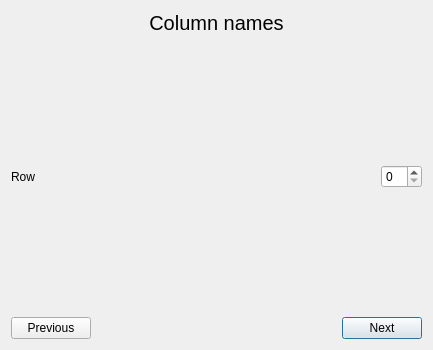
<?xml version="1.0" encoding="UTF-8"?>
<ui version="4.0">
 <class>Dialog</class>
 <widget class="QDialog" name="Dialog">
  <property name="geometry">
   <rect>
    <x>0</x>
    <y>0</y>
    <width>433</width>
    <height>350</height>
   </rect>
  </property>
  <property name="windowTitle">
   <string>Add sensor model</string>
  </property>
  <layout class="QGridLayout" name="gridLayout_2">
   <item row="2" column="2">
    <widget class="QPushButton" name="pushButton_next">
     <property name="text">
      <string>Next</string>
     </property>
    </widget>
   </item>
   <item row="2" column="0">
    <widget class="QPushButton" name="pushButton_previous">
     <property name="sizePolicy">
      <sizepolicy hsizetype="Fixed" vsizetype="Fixed">
       <horstretch>0</horstretch>
       <verstretch>0</verstretch>
      </sizepolicy>
     </property>
     <property name="text">
      <string>Previous</string>
     </property>
    </widget>
   </item>
   <item row="2" column="1">
    <spacer name="horizontalSpacer_3">
     <property name="orientation">
      <enum>Qt::Horizontal</enum>
     </property>
     <property name="sizeType">
      <enum>QSizePolicy::Expanding</enum>
     </property>
     <property name="sizeHint" stdset="0">
      <size>
       <width>40</width>
       <height>20</height>
      </size>
     </property>
    </spacer>
   </item>
   <item row="1" column="0" colspan="3">
    <layout class="QGridLayout" name="gridLayout" columnminimumwidth="30,0">
     <item row="2" column="0">
      <widget class="QLabel" name="label_row">
       <property name="text">
        <string>Row</string>
       </property>
      </widget>
     </item>
     <item row="0" column="1">
      <spacer name="verticalSpacer_5">
       <property name="orientation">
        <enum>Qt::Vertical</enum>
       </property>
       <property name="sizeHint" stdset="0">
        <size>
         <width>20</width>
         <height>40</height>
        </size>
       </property>
      </spacer>
     </item>
     <item row="3" column="1">
      <spacer name="verticalSpacer_2">
       <property name="orientation">
        <enum>Qt::Vertical</enum>
       </property>
       <property name="sizeHint" stdset="0">
        <size>
         <width>20</width>
         <height>40</height>
        </size>
       </property>
      </spacer>
     </item>
     <item row="4" column="1">
      <layout class="QHBoxLayout" name="horizontalLayout_2"/>
     </item>
     <item row="2" column="1">
      <layout class="QHBoxLayout" name="horizontalLayout">
       <item>
        <spacer name="horizontalSpacer">
         <property name="orientation">
          <enum>Qt::Horizontal</enum>
         </property>
         <property name="sizeHint" stdset="0">
          <size>
           <width>40</width>
           <height>20</height>
          </size>
         </property>
        </spacer>
       </item>
       <item>
        <widget class="QSpinBox" name="spinBox_row"/>
       </item>
      </layout>
     </item>
    </layout>
   </item>
   <item row="0" column="0" colspan="3">
    <widget class="QLabel" name="label_title">
     <property name="sizePolicy">
      <sizepolicy hsizetype="Preferred" vsizetype="Fixed">
       <horstretch>0</horstretch>
       <verstretch>0</verstretch>
      </sizepolicy>
     </property>
     <property name="font">
      <font>
       <pointsize>15</pointsize>
      </font>
     </property>
     <property name="text">
      <string>Column names</string>
     </property>
     <property name="alignment">
      <set>Qt::AlignCenter</set>
     </property>
    </widget>
   </item>
  </layout>
 </widget>
 <tabstops>
  <tabstop>spinBox_row</tabstop>
  <tabstop>pushButton_next</tabstop>
  <tabstop>pushButton_previous</tabstop>
 </tabstops>
 <resources/>
 <connections/>
</ui>
